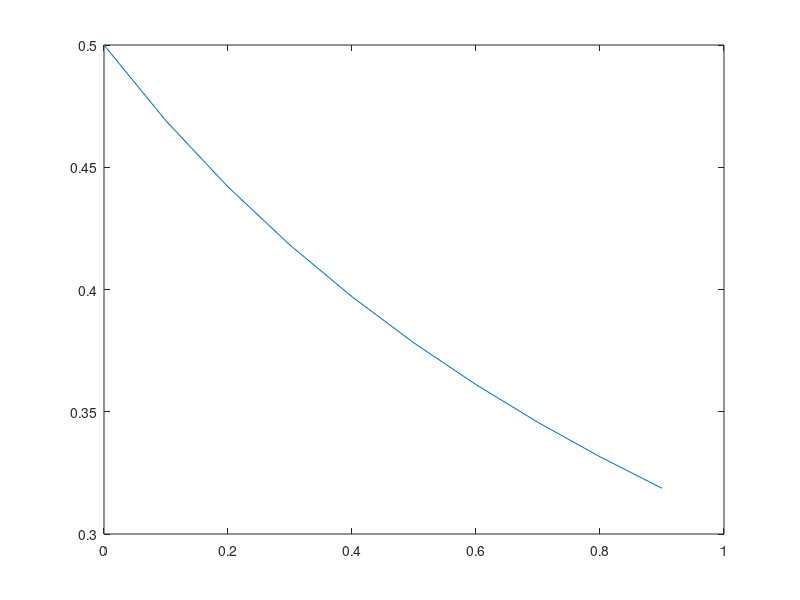

Reproduce this figure in MATLAB.
beta = 0.00001 : 0.1 : 1;

mu = 1; xyz = mu*beta - log(mu*beta + 1); xyx = xyz./beta./beta; y1 = xyz;
mu = 0; xyz = mu*beta - log(mu*beta + 1); xyx = xyz./beta./beta; y0 = xyz;

plot(beta,y1-y0)


%%%%%%%%%%%%%%%%%%%%%%%%%%%%%%%%%%%%%%%%%%%%%%%%%%%%%%%%%%%%%%%%%%%%%%%%

beta = 0.00001 : 0.1 : 1;

mu = 1; xyz = beta - log(beta + 1); xyx = xyz./beta./beta; y1 = xyz;
mu = 0; xyz = beta - log(1);        xyx = xyz./beta./beta; y0 = xyz;

plot(beta,y1-y0)

%%%%%%%%%%%%%%%%%%%%%%%%%%%%%%%%%%%%%%%%%%%%%%%%%%%%%%%%%%%%%%%%%%%%%%%%

xyz = beta - log(beta + 1);

xyz = xyz./beta./beta;

plot(beta, xyz)
